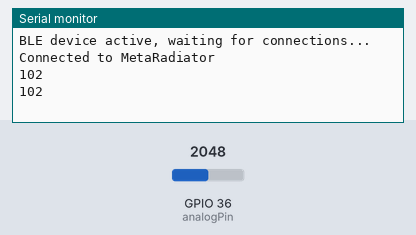
A sketch run on a simulated ESP32. On the bench: the last lines printed to the serial monitor. The inputs (shaded band) are chosen by the test bench; at power-on: GPIO 36 (analogPin) = 2048. Nothing arrives over Bluetooth unless stated; a phone connects over Bluetooth LE 3 s after start.

Above: at 4.8 s.
4.9 s: GPIO 36 (analogPin) set to 2866
At 5.8 s:
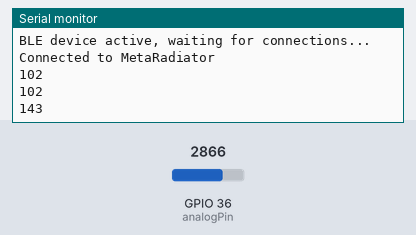
6.5 s: GPIO 36 (analogPin) set to 3603
At 7.8 s:
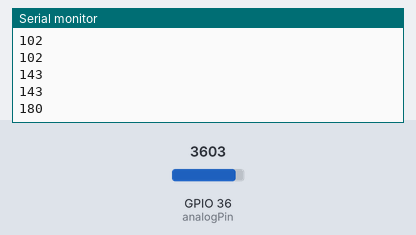
Timing chart, 0 to 9.5 s (numbered marks = the images above; inputs shaded):
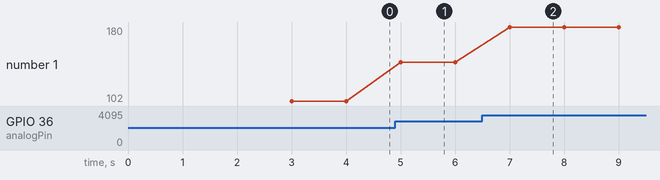

Measured:
- after the input at 4.9 s, the serial monitor: prints a new line after 0.10 s (image 1)
- after the input at 6.5 s, the serial monitor: prints a new line after 0.50 s (image 2)
- plotted number 1: 102 → 143 after the input at 4.9 s, 143 → 180 after the input at 6.5 s

The sketch:

ESP32_BLE_iPAD_analog_sensor.ino
```cpp
#include <BLEDevice.h>
#include <BLEServer.h>
#include <BLEUtils.h>
#include <BLE2902.h>

BLEServer* pServer = NULL;
BLECharacteristic* pCharacteristic = NULL;
BLEDescriptor* pDescriptor = NULL;

const int analogPin = 36; // Analog pin connected to your sensor

bool deviceConnected = false;


#define SERVICE_UUID        "4fafc201-1fb5-459e-8fcc-c5c9c331914b"
#define CHARACTERISTIC_UUID "beb5483e-36e1-4688-b7f5-ea07361b26a8"


/***********ServerCallback********************/
class ServerCallback :public BLEServerCallbacks {
  void onConnect(BLEServer* pServer){
    deviceConnected = true;
    Serial.println("Connected to MetaRadiator");
  }

  void onDisconnect(BLEServer* pServer) {
    deviceConnected = false;
    Serial.println("Disconnected from MetaRadiator");
  }
};

void setup() {
  // Create the BLE Device
  BLEDevice::init("meta-ESP32-KKU");

  // Create the BLE Server
  pServer = BLEDevice::createServer();
  pServer->setCallbacks(new ServerCallback());

  // Create the BLE Service
  BLEService *pService = pServer->createService(SERVICE_UUID);


   // Create a BLE Characteristic
  pCharacteristic = pService->createCharacteristic(
                      CHARACTERISTIC_UUID,
                      BLECharacteristic::PROPERTY_READ   |
                      BLECharacteristic::PROPERTY_WRITE  |
                      BLECharacteristic::PROPERTY_NOTIFY |
                      BLECharacteristic::PROPERTY_INDICATE
                      //BLECharacteristic::VALUE_LENGTH_STATIC       //ใส่เพิ่มเข้ามา
                    );

  // Create a BLE Descriptor
  pDescriptor = new BLEDescriptor("2902");
  pCharacteristic->addDescriptor(pDescriptor);

  // Start the service
  pService->start();

  // Start advertising
  pServer->getAdvertising()->start();

  Serial.begin(115200);
  Serial.println("BLE device active, waiting for connections...");
}

void loop() {
  if (deviceConnected) {
    int sensorValue = analogRead(analogPin);
    Serial.println(sensorValue/20);

    // Send the sensor data as a notification
    pCharacteristic->setValue((uint8_t*)&sensorValue, sizeof(int));
    pCharacteristic->notify();
  }

  // Add your own logic here

  delay(1000); // Change the delay as per your desired update rate
}
```
